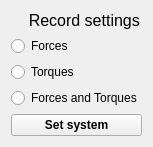
   <widget class="QWidget" name="layoutWidget">
    <property name="geometry">
     <rect>
      <x>70</x>
      <y>290</y>
      <width>150</width>
      <height>119</height>
     </rect>
    </property>
    <layout class="QVBoxLayout" name="verticalLayout_2">
     <item>
      <widget class="QLabel" name="label_30">
       <property name="font">
        <font>
         <pointsize>12</pointsize>
        </font>
       </property>
       <property name="text">
        <string>    Record settings</string>
       </property>
      </widget>
     </item>
     <item>
      <widget class="QRadioButton" name="radioButton_3">
       <property name="text">
        <string>Forces</string>
       </property>
       <attribute name="buttonGroup">
        <string notr="true">buttonGroup</string>
       </attribute>
      </widget>
     </item>
     <item>
      <widget class="QRadioButton" name="radioButton_4">
       <property name="text">
        <string>Torques</string>
       </property>
       <attribute name="buttonGroup">
        <string notr="true">buttonGroup</string>
       </attribute>
      </widget>
     </item>
     <item>
      <widget class="QRadioButton" name="radioButton_5">
       <property name="text">
        <string>Forces and Torques</string>
       </property>
       <attribute name="buttonGroup">
        <string notr="true">buttonGroup</string>
       </attribute>
      </widget>
     </item>
     <item>
      <widget class="QPushButton" name="pushButton_2">
       <property name="font">
        <font>
         <pointsize>9</pointsize>
         <weight>75</weight>
         <bold>true</bold>
        </font>
       </property>
       <property name="text">
        <string>Set system</string>
       </property>
      </widget>
     </item>
    </layout>
   </widget>
